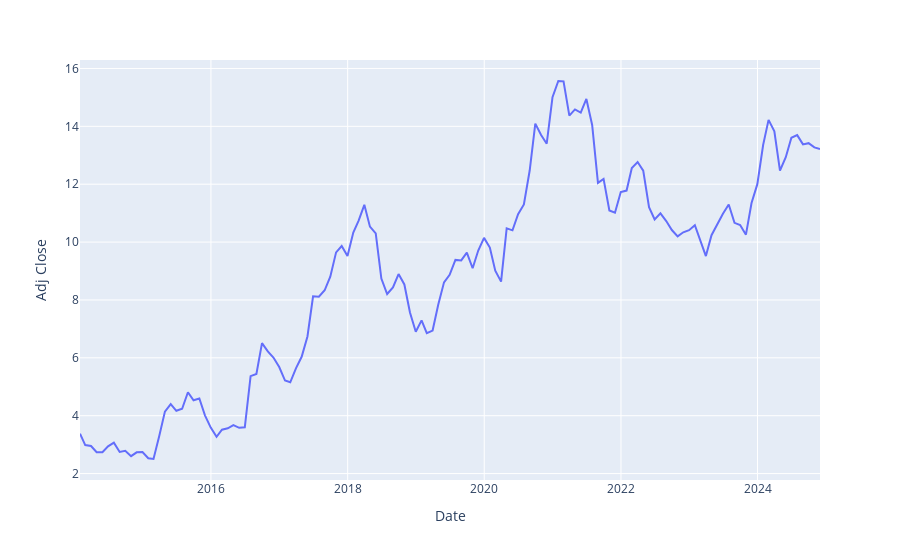

The code cell stored with this chart in its notebook:
### Code cell
px.line(data_frame=df, x=df.index, y=df["Adj Close"])

### Figure 1 — Plotly figure (JSON) as saved in the notebook; plotly's stock layout.template omitted (floating-point values rounded to 4 significant figures; data arrays with more than 128 entries replaced by an {"elided": "..."} marker saying what was removed)
{"data": [{"hovertemplate": "Date=%{x}<br>Adj Close=%{y}<extra></extra>", "legendgroup": "", "line": {"color": "#636efa", "dash": "solid"}, "marker": {"symbol": "circle"}, "mode": "lines", "name": "", "orientation": "v", "showlegend": false, "type": "scatter", "x": {"elided": "131 str values"}, "xaxis": "x", "y": {"elided": "131 float values"}, "yaxis": "y"}], "layout": {"legend": {"tracegroupgap": 0}, "margin": {"t": 60}, "xaxis": {"anchor": "y", "domain": [0, 1], "title": {"text": "Date"}}, "yaxis": {"anchor": "x", "domain": [0, 1], "title": {"text": "Adj Close"}}}}
